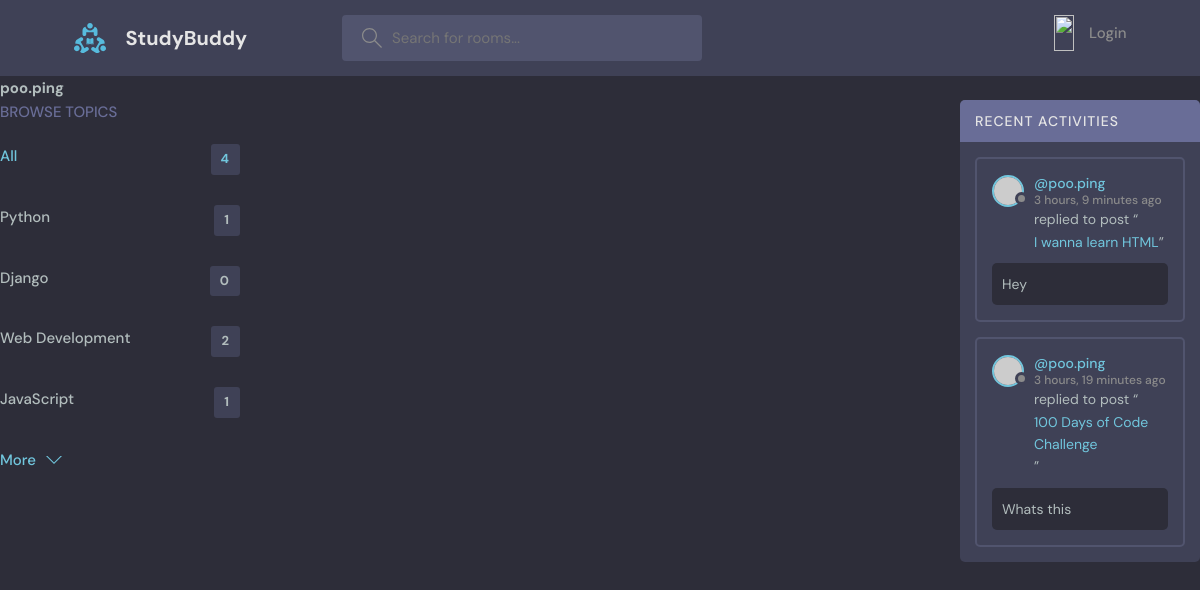
Screenshot of /profile/6/ with the database file from the repository.
### base/models.py (models this page shows, shortened)
class Topic(models.Model):
    name = models.CharField(max_length=200)

class Message(models.Model):
    user = models.ForeignKey(User, on_delete=models.CASCADE)
    room = models.ForeignKey(Room, on_delete=models.CASCADE)
    body = models.TextField()
    updated = models.DateTimeField(auto_now=True)
    created = models.DateTimeField(auto_now_add=True)
    class Meta:
        ordering = ['-updated', '-created']

class Room(models.Model):
    host = models.ForeignKey(User, on_delete=models.SET_NULL, null=True)
    topic = models.ForeignKey(Topic, on_delete=models.SET_NULL, null=True)
    name = models.CharField(max_length=200)
    description = models.TextField(null=True, blank=True)
    participants = models.ManyToManyField(User, related_name='participants', blank=True)
    updated = models.DateTimeField(auto_now=True)
    created = models.DateTimeField(auto_now_add=True)
    class Meta:
        ordering = ['-updated', '-created']
    def __str__(self):
        return self.name

### base/views.py (the view)
# urls.py: path('profile/<str:pk>/', views.userProfile, name='user-profile'),
def userProfile(request, pk):
    user = User.objects.get(id=pk)
    rooms = user.room_set.all()
    topics = Topic.objects.all()
    room_messages = user.message_set.all()
    context = {'user': user, 'rooms': rooms, 'room_messages': room_messages, 'topics': topics}
    return render(request, 'base/profile.html', context)

### base/templates/base/profile.html (shortened to what this page needs)
{%extends 'main.html'%}
{%block content%}
<h1>{{user.username}}</h1>
<div class="profile-container">
    <div>
        {% include 'base/topics_component.html'%}
    </div>
    <div>
    </div>
    <div>
        {% include 'base/activity_component.html'%}
    </div>
</div>
{%endblock content%}

### base/templates/base/topics_component.html
<div class="topics">
    <div class="topics__header">
      <h2>Browse Topics</h2>
    </div>
    <ul class="topics__list">
      <li>
        <a href="{% url 'home' %}" class="active">All <span>{{topics.count}}</span></a>
      </li>
      {% for topic in topics %}
      <li>
        <a href="{% url 'home' %}?q={{topic.name}}">{{topic.name}} <span>{{topic.room_set.all.count}}</span></a>
      </li>
      {%endfor%}
    </ul>
    <a class="btn btn--link" href="topics.html">
      More
      <svg version="1.1" xmlns="http://www.w3.org/2000/svg" width="32" height="32" viewBox="0 0 32 32">
        <title>chevron-down</title>
        <path d="M16 21l-13-13h-3l16 16 16-16h-3l-13 13z"></path>
      </svg>
    </a>
  </div>

### base/templates/base/activity_component.html (shortened to what this page needs)
<div class="activities">
    <div class="activities__header">
      <h2>Recent Activities</h2>
    </div>
    {%for message in room_messages%}
    <div class="activities__box">
      <div class="activities__boxHeader roomListRoom__header">
        <a href="{% url 'user-profile' message.user.id%}" class="roomListRoom__author">
          <div class="avatar avatar--small">
            <img src="https://randomuser.me/api/portraits/women/11.jpg" />
          </div>
          <p>
            @{{message.user}}
            <span>{{message.created|timesince}} ago</span>
          </p>
        </a>
      </div>
      <div class="activities__boxContent">
        <p>replied to post “<a href="{% url 'room' message.room.id %}">{{message.room}}</a>”</p>
        <div class="activities__boxRoomContent">
            {{message.body}}
        </div>
      </div>
    </div>
    {% endfor %}
  </div>

### static/styles/style.css (style rules this page uses)
:root { --color-main: #71c6dd; --color-main-light: #e1f6fb; --color-dark: #3f4156; --color-dark-medium: #51546e; --color-dark-light: #696d97; --color-light: #e5e5e5; --color-gray: #8b8b8b; --color-light-gray: #b2bdbd; --color-bg: #2d2d39; --color-success: #5dd693; --color-error: #fc4b0b; }
* { font-family: "DM Sans", -apple-system, BlinkMacSystemFont, "Segoe UI", Roboto, Oxygen, Ubuntu, Cantarell, "Open Sans", "Helvetica Neue", sans-serif; margin: 0; padding: 0; box-sizing: border-box; text-rendering: optimizeLegibility; font-size: inherit; }
html { font-size: 56.25%; }
@media only screen and (min-width: 1200px) { html { font-size: 62.5%; } }
body { line-height: 1.6; font-weight: 400; font-size: 1.5rem; color: var(--color-light-gray); background-color: var(--color-bg); min-height: 100vh; }
img { width: 100%; }
a { display: inline-block; color: var(--color-main); text-decoration: none; }
.btn { background-color: transparent; border: none; display: inline-flex; align-items: center; gap: 1rem; cursor: pointer; transition: all ease-in-out 0.3s; padding: 1rem 2rem; border-radius: 5px; box-shadow: 1px 1px 3px 1px rgba(0, 0, 0, 0.15); font-weight: 500; }
.btn--link { border-radius: 0; padding: 0; color: var(--color-main); box-shadow: none; }
.btn > svg { fill: currentColor; width: 1.6rem; height: 1.6rem; }
.avatar { position: relative; display: inline-block; border-radius: 50%; border: 2px solid var(--color-main); }
.avatar img { display: block; border-radius: 50%; object-fit: cover; object-position: center; }
.avatar::after { content: ""; display: block; position: absolute; background-color: var(--color-gray); z-index: 111; border-radius: 50%; border: 0.3rem solid var(--color-dark); }
.avatar.avatar--small img { width: 2.8rem; height: 2.8rem; }
.avatar.avatar--small:after { width: 0.7rem; height: 0.7rem; bottom: 0px; right: -6px; }
.topics__header { margin-bottom: 2rem; }
.topics__header h2 { text-transform: uppercase; font-weight: 500; color: var(--color-dark-light); }
.topics__list { list-style: none; }
.topics__list li a { display: flex; justify-content: space-between; margin-bottom: 3rem; font-weight: 500; color: var(--color-light-gray); transition: all 0.3s ease-in-out; }
.topics__list li a.active, .topics__list li a:hover { color: var(--color-main); }
.topics__list li a span { padding: 0.5rem 1rem; background-color: var(--color-dark); border-radius: 3px; font-size: 1.3rem; font-weight: 700; letter-spacing: 1px; }
.roomListRoom__header { display: flex; justify-content: space-between; align-items: center; }
.roomListRoom__author { font-weight: 500; display: flex; align-items: center; gap: 1rem; }
.activities { background: var(--color-dark); border-radius: 5px; overflow: hidden; }
.activities__header h2 { background-color: var(--color-dark-light); text-transform: uppercase; font-weight: 500; padding: 1rem 1.5rem; color: var(--color-light); letter-spacing: 1px; font-size: 1.4rem; }
.activities__box { margin: 1.5rem; padding: 1.5rem; border: 2px solid var(--color-dark-medium); border-radius: 5px; }
.activities__boxHeader p { font-size: 1.4rem; line-height: 1.3; }
.activities__boxHeader p span { color: var(--color-gray); font-size: 1.2rem; display: block; }
.activities__boxContent { margin-left: 4.2rem; }
.activities__boxContent { font-size: 1.4rem; }
.activities__boxRoomContent { background: var(--color-bg); padding: 1rem; border-radius: 5px; margin-top: 1rem; margin-left: -4.2rem; }

### base/templates/base/profile.html (style rules this page uses)
.profile-container { display: grid; grid-template-columns: 20% 60% 20%; }

### rows the page displays
Topic: name "Python", room_set.all.count "1"
Topic: name "Django", room_set.all.count "0"
Topic: name "Web Development", room_set.all.count "2"
Topic: name "JavaScript", room_set.all.count "1"
Message: user "poo.ping", created "3 hours, 9 minutes", room "I wanna learn HTML", body "Hey"
Message: user "poo.ping", created "3 hours, 19 minutes", room "100 Days of Code Challenge", body "Whats this"

### other values shown
{{ user.username }} "poo.ping"
{{ topics.count }} "4"
